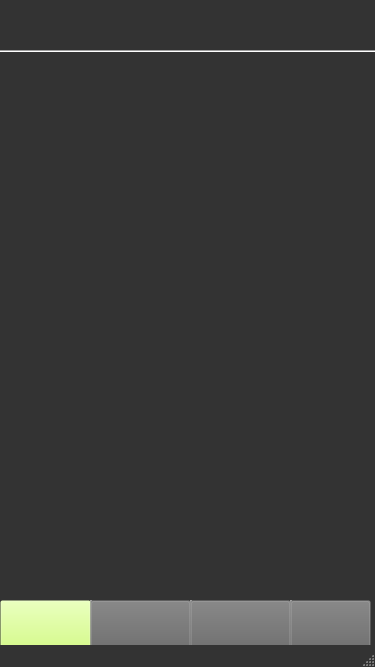
<?xml version="1.0" encoding="UTF-8"?>
<ui version="4.0">
 <class>MainWindow</class>
 <widget class="QMainWindow" name="MainWindow">
  <property name="geometry">
   <rect>
    <x>0</x>
    <y>0</y>
    <width>375</width>
    <height>667</height>
   </rect>
  </property>
  <property name="maximumSize">
   <size>
    <width>375</width>
    <height>667</height>
   </size>
  </property>
  <property name="font">
   <font>
    <pointsize>17</pointsize>
   </font>
  </property>
  <property name="windowTitle">
   <string>MainWindow</string>
  </property>
  <property name="styleSheet">
   <string notr="true">QMainWindow#MainWindow{
background:rgb(51, 51, 51)
}</string>
  </property>
  <widget class="QWidget" name="centralwidget">
   <widget class="QLabel" name="label">
    <property name="geometry">
     <rect>
      <x>60</x>
      <y>-10</y>
      <width>261</width>
      <height>81</height>
     </rect>
    </property>
    <property name="maximumSize">
     <size>
      <width>16777203</width>
      <height>16777215</height>
     </size>
    </property>
    <property name="font">
     <font>
      <pointsize>30</pointsize>
     </font>
    </property>
    <property name="styleSheet">
     <string notr="true">QLabel#label{
color:rgb(204, 255, 102)
}</string>
    </property>
    <property name="text">
     <string/>
    </property>
    <property name="pixmap">
     <pixmap>GymHexTopperLogo.png</pixmap>
    </property>
    <property name="scaledContents">
     <bool>true</bool>
    </property>
   </widget>
   <widget class="Line" name="line">
    <property name="geometry">
     <rect>
      <x>90</x>
      <y>600</y>
      <width>3</width>
      <height>61</height>
     </rect>
    </property>
    <property name="styleSheet">
     <string notr="true">Line#line{
background:rgb(76, 76, 76)
}</string>
    </property>
    <property name="orientation">
     <enum>Qt::Vertical</enum>
    </property>
   </widget>
   <widget class="Line" name="line_2">
    <property name="geometry">
     <rect>
      <x>190</x>
      <y>600</y>
      <width>3</width>
      <height>61</height>
     </rect>
    </property>
    <property name="styleSheet">
     <string notr="true">Line#line_2{
background:rgb(76, 76, 76)
}</string>
    </property>
    <property name="orientation">
     <enum>Qt::Vertical</enum>
    </property>
   </widget>
   <widget class="Line" name="line_4">
    <property name="geometry">
     <rect>
      <x>290</x>
      <y>600</y>
      <width>3</width>
      <height>61</height>
     </rect>
    </property>
    <property name="styleSheet">
     <string notr="true">Line#line_4{
background:rgb(76, 76, 76)
}</string>
    </property>
    <property name="orientation">
     <enum>Qt::Vertical</enum>
    </property>
   </widget>
   <widget class="QPushButton" name="MainPageButton">
    <property name="geometry">
     <rect>
      <x>0</x>
      <y>600</y>
      <width>91</width>
      <height>51</height>
     </rect>
    </property>
    <property name="font">
     <font>
      <pointsize>20</pointsize>
     </font>
    </property>
    <property name="styleSheet">
     <string notr="true">QPushButton#MainPageButton{
background:rgb(204, 255, 102, 0)
}
</string>
    </property>
    <property name="text">
     <string/>
    </property>
    <property name="icon">
     <iconset>
      <normaloff>GymHexMainPageIconDeactivated.png</normaloff>GymHexMainPageIconDeactivated.png</iconset>
    </property>
    <property name="iconSize">
     <size>
      <width>50</width>
      <height>50</height>
     </size>
    </property>
   </widget>
   <widget class="QPushButton" name="LeaderboardButton">
    <property name="geometry">
     <rect>
      <x>90</x>
      <y>600</y>
      <width>101</width>
      <height>51</height>
     </rect>
    </property>
    <property name="font">
     <font>
      <pointsize>20</pointsize>
     </font>
    </property>
    <property name="styleSheet">
     <string notr="true">QPushButton#LeaderboardButton{
background:rgb(102, 102, 102, 0)
}
</string>
    </property>
    <property name="text">
     <string/>
    </property>
    <property name="icon">
     <iconset>
      <normaloff>GymHexLeaderboardIconDeactivated.png</normaloff>GymHexLeaderboardIconDeactivated.png</iconset>
    </property>
    <property name="iconSize">
     <size>
      <width>50</width>
      <height>50</height>
     </size>
    </property>
   </widget>
   <widget class="QPushButton" name="FriendsButton">
    <property name="geometry">
     <rect>
      <x>190</x>
      <y>600</y>
      <width>101</width>
      <height>51</height>
     </rect>
    </property>
    <property name="font">
     <font>
      <pointsize>20</pointsize>
     </font>
    </property>
    <property name="styleSheet">
     <string notr="true">QPushButton#FriendsButton{
background:rgb(102, 102, 102, 0)
}
</string>
    </property>
    <property name="text">
     <string/>
    </property>
    <property name="icon">
     <iconset>
      <normaloff>GymHexFriendsIconDeactivated.png</normaloff>GymHexFriendsIconDeactivated.png</iconset>
    </property>
    <property name="iconSize">
     <size>
      <width>50</width>
      <height>50</height>
     </size>
    </property>
   </widget>
   <widget class="QPushButton" name="pushButton_4">
    <property name="geometry">
     <rect>
      <x>290</x>
      <y>600</y>
      <width>81</width>
      <height>51</height>
     </rect>
    </property>
    <property name="font">
     <font>
      <pointsize>20</pointsize>
     </font>
    </property>
    <property name="styleSheet">
     <string notr="true">QPushButton#pushButton_4{
background:rgba(102, 102, 102, 0)
}
QPushButton#pushButton_4{
color:rgb(204, 255, 102)
}</string>
    </property>
    <property name="text">
     <string/>
    </property>
    <property name="icon">
     <iconset>
      <normaloff>GymHexSettingsIconActivated.png</normaloff>GymHexSettingsIconActivated.png</iconset>
    </property>
    <property name="iconSize">
     <size>
      <width>50</width>
      <height>50</height>
     </size>
    </property>
   </widget>
   <widget class="Line" name="line_3">
    <property name="geometry">
     <rect>
      <x>-10</x>
      <y>50</y>
      <width>118</width>
      <height>3</height>
     </rect>
    </property>
    <property name="styleSheet">
     <string notr="true">Line#line_3{
background:rgb(76, 76, 76)
}</string>
    </property>
    <property name="orientation">
     <enum>Qt::Horizontal</enum>
    </property>
   </widget>
   <widget class="Line" name="line_5">
    <property name="geometry">
     <rect>
      <x>100</x>
      <y>50</y>
      <width>118</width>
      <height>3</height>
     </rect>
    </property>
    <property name="styleSheet">
     <string notr="true">Line#line_5{
background:rgb(76, 76, 76)
}</string>
    </property>
    <property name="orientation">
     <enum>Qt::Horizontal</enum>
    </property>
   </widget>
   <widget class="Line" name="line_6">
    <property name="geometry">
     <rect>
      <x>210</x>
      <y>50</y>
      <width>118</width>
      <height>3</height>
     </rect>
    </property>
    <property name="styleSheet">
     <string notr="true">Line#line_6{
background:rgb(76, 76, 76)
}</string>
    </property>
    <property name="orientation">
     <enum>Qt::Horizontal</enum>
    </property>
   </widget>
   <widget class="Line" name="line_7">
    <property name="geometry">
     <rect>
      <x>320</x>
      <y>50</y>
      <width>118</width>
      <height>3</height>
     </rect>
    </property>
    <property name="styleSheet">
     <string notr="true">Line#line_7{
background:rgb(76, 76, 76)
}</string>
    </property>
    <property name="orientation">
     <enum>Qt::Horizontal</enum>
    </property>
   </widget>
  </widget>
  <widget class="QMenuBar" name="menubar">
   <property name="geometry">
    <rect>
     <x>0</x>
     <y>0</y>
     <width>375</width>
     <height>24</height>
    </rect>
   </property>
  </widget>
  <widget class="QStatusBar" name="statusbar"/>
 </widget>
 <resources/>
 <connections/>
</ui>
